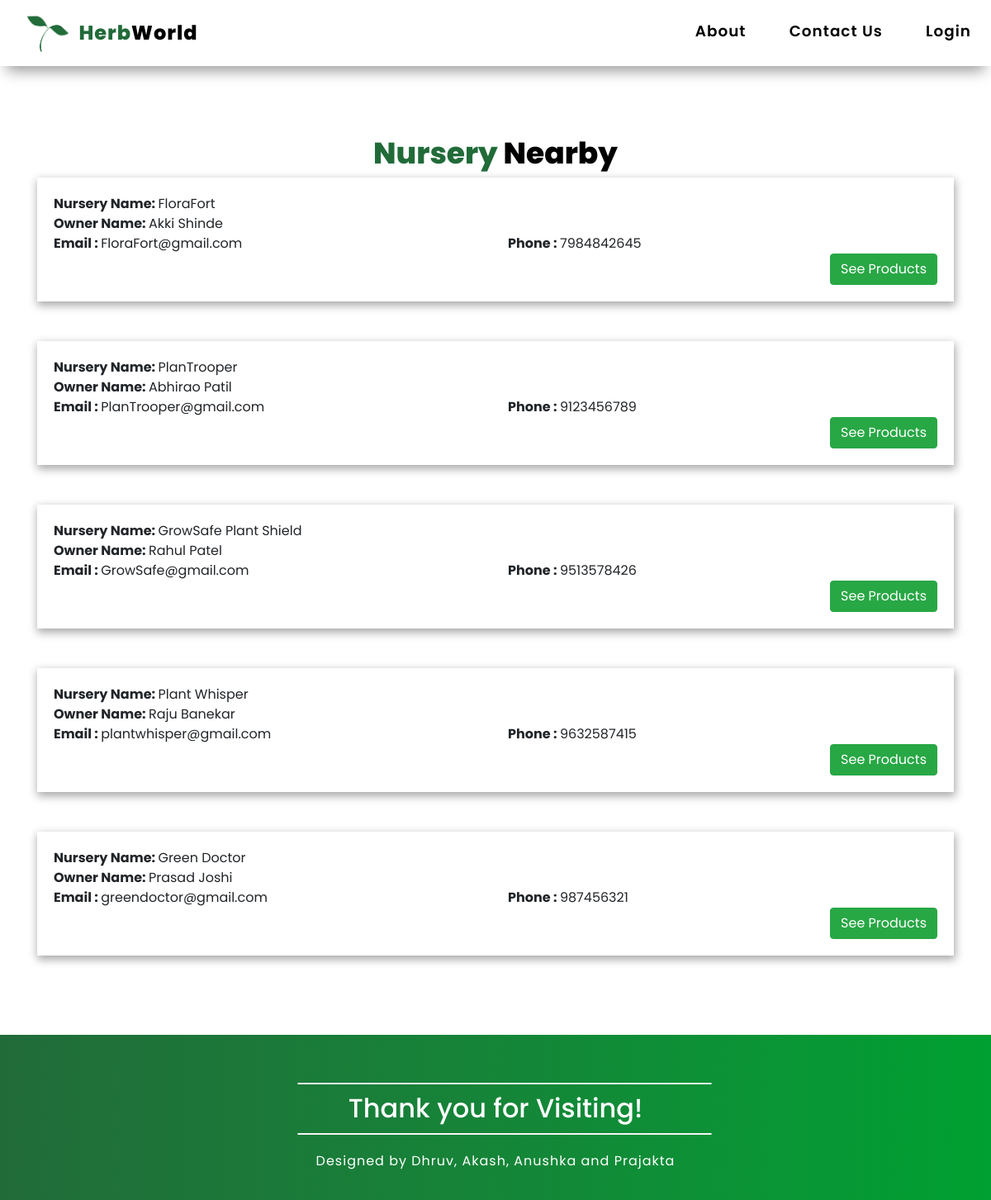
Page /nurserylist/ on the committed database.
### herbworldapp/models.py (models this page shows, shortened)
class Manager(models.Model):
    user = models.OneToOneField(User, on_delete=models.CASCADE)
    nursery_name = models.CharField(max_length=100, default="none")
    phone = models.CharField(max_length=12)
    profile_image = models.ImageField(
        null=True, upload_to="herbworldapp/images/", default="herbworldapp/images/")

### herbworldapp/views.py (the view)
# urls.py: path("nurserylist/", views.nurseryList, name="nurseryList"),
def nurseryList(request):
    props = Manager.objects.all()
    return render(request, 'herbworldapp/nurserylist.html', {'props': props})

### herbworldapp/templates/herbworldapp/nurserylist.html (shortened to what this page needs)
{% extends 'herbworldapp/basic.html' %}
{% load static %}
{% block body %}
<div class="container">
  <div class="row">
    <div class="col text-center">
      <div class="row  mt-5 pt-3">
        <div class="col text-center">
          <h2 class="loginheading"><span class="loginheading1">Nursery </span><span class="loginheading2">Nearby</span>
        </div>
      </div>
      {% for nursery in props reversed %}
      <div class="row mb-5">
        <div class="col text-left">
          <div class="nurserydetails">
            <div class="row">
              <div class="col">
                <strong>Nursery Name: </strong> {{nursery.nursery_name}}
              </div>
            </div>
            <div class="row">
              <div class="col">
                <strong>Owner Name: </strong> {{nursery.user.first_name}} {{nursery.user.last_name}}
              </div>
            </div>
            <div class="row">
              <div class="col">
                <strong>Email : </strong> {{nursery.user.email}}
              </div>
              <div class="col">
                <strong>Phone : </strong> {{nursery.phone}}
              </div>
            </div>
            <div class="row justify-content-end">
              <div class="col viewdetails"><button class="btn btn-success" onClick="window.location='{{nursery.user.username}}';">See Products</button>
              </div>
            </div>
          </div>
        </div>
      </div>
      {% endfor %}
    </div>
  </div>
</div>
{% endblock %}

### rows in the picture
Manager: nursery_name "FloraFort", user.first_name "Akki", user.last_name "Shinde", user.email "FloraFort@gmail.com", phone "7984842645"
Manager: nursery_name "PlanTrooper", user.first_name "Abhirao", user.last_name "Patil", user.email "PlanTrooper@gmail.com", phone "9123456789"
Manager: nursery_name "GrowSafe Plant Shield", user.first_name "Rahul", user.last_name "Patel", user.email "GrowSafe@gmail.com", phone "9513578426"
Manager: nursery_name "Plant Whisper", user.first_name "Raju", user.last_name "Banekar", user.email "plantwhisper@gmail.com", phone "9632587415"
Manager: nursery_name "Green Doctor", user.first_name "Prasad", user.last_name "Joshi", user.email "greendoctor@gmail.com", phone "987456321"
